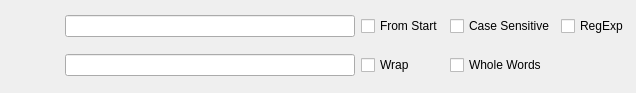
<ui version="4.0" >
 <class>pSearch</class>
 <widget class="QDockWidget" name="pSearch" >
  <property name="geometry" >
   <rect>
    <x>0</x>
    <y>0</y>
    <width>636</width>
    <height>93</height>
   </rect>
  </property>
  <property name="allowedAreas" >
   <set>Qt::BottomDockWidgetArea|Qt::NoDockWidgetArea|Qt::TopDockWidgetArea</set>
  </property>
  <widget class="QWidget" name="wCentral" >
   <layout class="QGridLayout" >
    <property name="margin" >
     <number>5</number>
    </property>
    <property name="spacing" >
     <number>6</number>
    </property>
    <item row="1" column="6" >
     <widget class="QToolButton" name="tbClose" >
      <property name="toolTip" >
       <string>Close</string>
      </property>
      <property name="icon" >
       <iconset resource="../../resources/resources.qrc" >:/edit/icons/edit/close.png</iconset>
      </property>
      <property name="autoRaise" >
       <bool>true</bool>
      </property>
     </widget>
    </item>
    <item row="1" column="5" >
     <spacer>
      <property name="orientation" >
       <enum>Qt::Horizontal</enum>
      </property>
      <property name="sizeType" >
       <enum>QSizePolicy::Ignored</enum>
      </property>
      <property name="sizeHint" >
       <size>
        <width>40</width>
        <height>20</height>
       </size>
      </property>
     </spacer>
    </item>
    <item row="1" column="1" >
     <widget class="QToolButton" name="tbReplaceAll" >
      <property name="toolTip" >
       <string>Replace All</string>
      </property>
      <property name="icon" >
       <iconset resource="../../resources/resources.qrc" >:/edit/icons/edit/replace.png</iconset>
      </property>
      <property name="toolButtonStyle" >
       <enum>Qt::ToolButtonTextBesideIcon</enum>
      </property>
      <property name="autoRaise" >
       <bool>true</bool>
      </property>
     </widget>
    </item>
    <item row="1" column="0" >
     <widget class="QToolButton" name="tbReplace" >
      <property name="toolTip" >
       <string>Replace</string>
      </property>
      <property name="icon" >
       <iconset resource="../../resources/resources.qrc" >:/edit/icons/edit/search.png</iconset>
      </property>
      <property name="toolButtonStyle" >
       <enum>Qt::ToolButtonTextBesideIcon</enum>
      </property>
      <property name="autoRaise" >
       <bool>true</bool>
      </property>
     </widget>
    </item>
    <item row="0" column="1" >
     <widget class="QToolButton" name="tbNext" >
      <property name="toolTip" >
       <string>Search Next</string>
      </property>
      <property name="icon" >
       <iconset resource="../../resources/resources.qrc" >:/edit/icons/edit/next.png</iconset>
      </property>
      <property name="toolButtonStyle" >
       <enum>Qt::ToolButtonTextBesideIcon</enum>
      </property>
      <property name="autoRaise" >
       <bool>true</bool>
      </property>
     </widget>
    </item>
    <item row="0" column="0" >
     <widget class="QToolButton" name="tbPrevious" >
      <property name="toolTip" >
       <string>Search Previous</string>
      </property>
      <property name="icon" >
       <iconset resource="../../resources/resources.qrc" >:/edit/icons/edit/previous.png</iconset>
      </property>
      <property name="toolButtonStyle" >
       <enum>Qt::ToolButtonTextBesideIcon</enum>
      </property>
      <property name="autoRaise" >
       <bool>true</bool>
      </property>
     </widget>
    </item>
    <item row="1" column="2" >
     <widget class="QLineEdit" name="leReplace" >
      <property name="toolTip" >
       <string>Replace the current selection with this string</string>
      </property>
     </widget>
    </item>
    <item row="0" column="2" >
     <widget class="QLineEdit" name="leSearch" >
      <property name="toolTip" >
       <string>Enter the string or regular expression to find.</string>
      </property>
     </widget>
    </item>
    <item row="0" column="4" >
     <widget class="QCheckBox" name="cbCaseSensitive" >
      <property name="toolTip" >
       <string>If it's checked then the search is case sensitive.</string>
      </property>
      <property name="text" >
       <string>Case Sensitive</string>
      </property>
     </widget>
    </item>
    <item row="0" column="3" >
     <widget class="QCheckBox" name="cbFromStart" >
      <property name="text" >
       <string>From Start</string>
      </property>
     </widget>
    </item>
    <item row="1" column="3" >
     <widget class="QCheckBox" name="cbWrap" >
      <property name="toolTip" >
       <string>If it's checked then the search wraps around the end of the text.</string>
      </property>
      <property name="text" >
       <string>Wrap</string>
      </property>
     </widget>
    </item>
    <item row="1" column="4" >
     <widget class="QCheckBox" name="cbWholeWords" >
      <property name="toolTip" >
       <string>If it's checked then the search looks for whole word matches only, otherwise it searches for any matching text.</string>
      </property>
      <property name="text" >
       <string>Whole Words</string>
      </property>
     </widget>
    </item>
    <item row="0" column="5" colspan="2" >
     <widget class="QCheckBox" name="cbRegExp" >
      <property name="toolTip" >
       <string>If it's checked then expr is interpreted as a regular expression rather than a simple string.</string>
      </property>
      <property name="text" >
       <string>RegExp</string>
      </property>
     </widget>
    </item>
   </layout>
  </widget>
 </widget>
 <resources>
  <include location="../../resources/resources.qrc" />
 </resources>
 <connections>
  <connection>
   <sender>tbClose</sender>
   <signal>clicked()</signal>
   <receiver>pSearch</receiver>
   <slot>close()</slot>
   <hints>
    <hint type="sourcelabel" >
     <x>699</x>
     <y>31</y>
    </hint>
    <hint type="destinationlabel" >
     <x>60</x>
     <y>52</y>
    </hint>
   </hints>
  </connection>
 </connections>
</ui>
